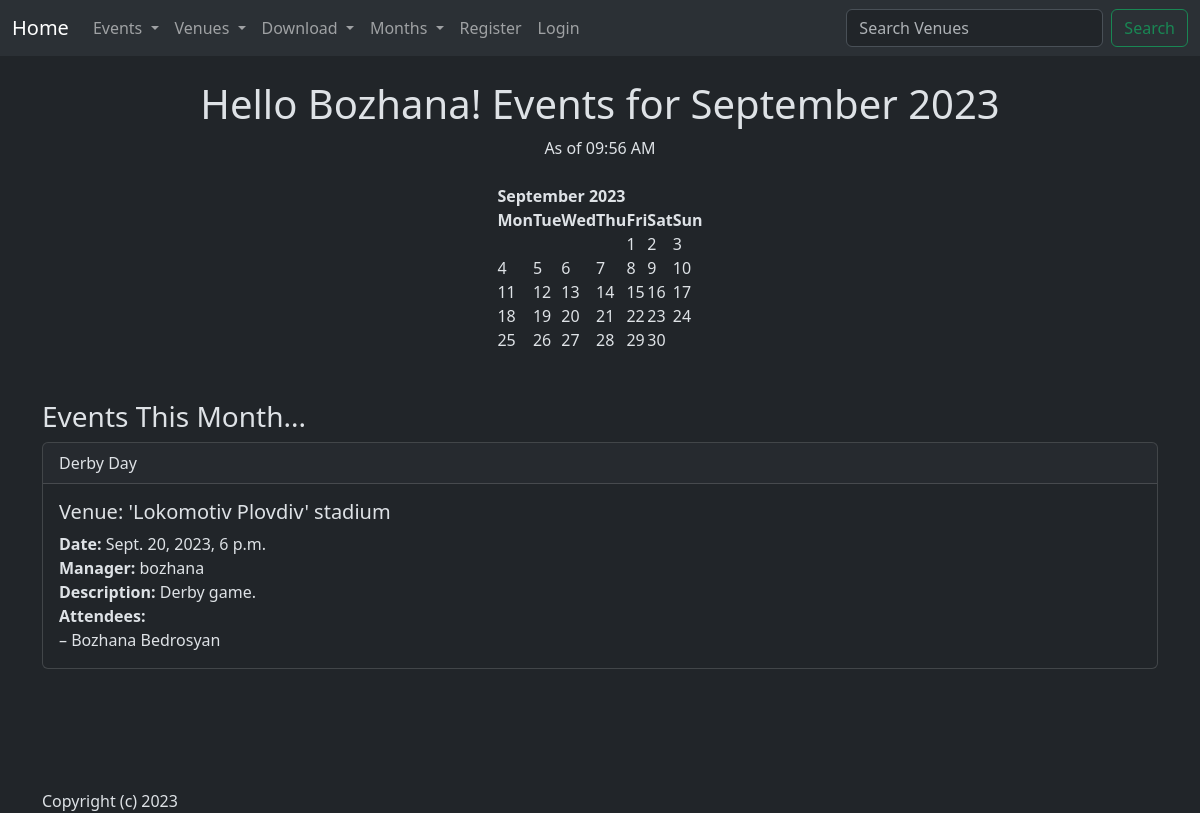
The page / on the database its author committed.
### events/models.py (models this page shows, shortened)
class Event(models.Model):
    name = models.CharField('Event Name', max_length=120)
    event_date = models.DateTimeField('Event Date') # we are using models DateTimeField, which will help for date charts
    venue = models.ForeignKey(Venue, blank=True, null=True, on_delete=models.CASCADE)
    manager = models.ForeignKey(User, blank=True, null=True, on_delete=models.SET_NULL) #on_delete if the manager gone this will put null on the box
    description = models.TextField(blank=True) # this means that we are going to have a blank text box
    attendees = models.ManyToManyField(MyClubUser, blank=True) # this connect a lot of obj
    approved = models.BooleanField('Approved', default=False)
    def __str__(self):
        return self.name

class Venue(models.Model):
    name = models.CharField('Venue Name', max_length=120)
    address = models.CharField(max_length=300)
    zip_code = models.CharField('Zip Code', max_length=15)
    phone = models.CharField('Contact Phone', max_length=250, blank=True)
    web = models.URLField('Website Address', blank=True) # this URLField tracking web addresses
    email_address = models.EmailField('Email Address', blank=True) # this EmailField tracking email addresses
    owner = models.IntegerField('Venue Owner', blank=False, default=1) # its Integer, because every manager has a ID number which are going to be connected with the Owner of each event
    def __str__(self):
        return self.name

class MyClubUser(models.Model):
    first_name = models.CharField(max_length=30)
    last_name = models.CharField(max_length=30)
    email = models.EmailField("User Email")
    def __str__(self):
        return self.first_name + ' ' + self.last_name

### events/views.py (the view)
# urls.py: 2. Add a URL to urlpatterns:  path('', views.home, name='home')
def home(request, year=datetime.now().year, month=datetime.now().strftime('%B')):
    name = "Bozhana"
    month = month.capitalize()
    month_number = list(calendar.month_name).index(month)
    month_number = int(month_number)
    cal = HTMLCalendar().formatmonth(year, month_number)
    now = datetime.now()
    current_year = now.year
    event_list = Event.objects.filter(
        event_date__year = year,
        event_date__month = month_number
        )
    time = now.strftime('%I:%M %p')
    return render(request, "events/home.html", {"first_name": name,
                                         "year": year,
                                         "month": month,
                                         "month_number": month_number,
                                         "cal": cal,
                                         "current_year": current_year,
                                         "time": time,
                                         "event_list": event_list,
                                         })

### events/templates/events/home.html (shortened to what this page needs)
{% extends 'events/base.html' %}
{% block content %}
<center>
    <h1>Hello {{ first_name }}! Events for {{ month }} {{ year }}</h1>
    As of {{ time }}
    <br/><br/>
    {{ cal|safe }}
    <br/><br/>
</center>
    <h3>Events This Month...</h3>
    {% if event_list %}
        {% for event in event_list %}
            <div class="card">
  <div class="card-header">
    {{ event }}
  </div>
  <div class="card-body">
    <h5 class="card-title">Venue: {{ event.venue }}</h5>
    <p class="card-text">
        <strong>Date:</strong> {{ event.event_date }}<br/>
        <strong>Manager:</strong> {{ event.manager }}<br/>
        {% if event.description %}
            <strong>Description:</strong> {{ event.description }}<br/>
        {% endif %}
        <strong>Attendees:</strong></br>
        {% for user in event.attendees.all %}
            – {{ user }}<br/>
        {% endfor %}
    </p>
  </div>
</div>
        <br/><br/>
        {% endfor %}
    {% else %}
    Sorry... There are no events this month...
    {% endif %}
    <br/><br/><br/>
    Copyright (c) {{ current_year }}
{% endblock %}

### rows shown on the page
Event: name "Derby Day", venue "'Lokomotiv Plovdiv' stadium", event_date "Sept. 20, 2023, 6 p.m.", manager "bozhana", description "Derby game."
MyClubUser: first_name+last_name "Bozhana Bedrosyan"

### other values the page prints
{{ first_name }} "Bozhana"
{{ month }} "September"
{{ cal|safe }} "September 2023 Mon Tue Wed Thu Fri Sat Sun 1 2 3 4 5 6 7 8 9 10 11 12 13 14 15 16 17 18 19 20 21 22 23 24 25 26 27 28 29 30"
